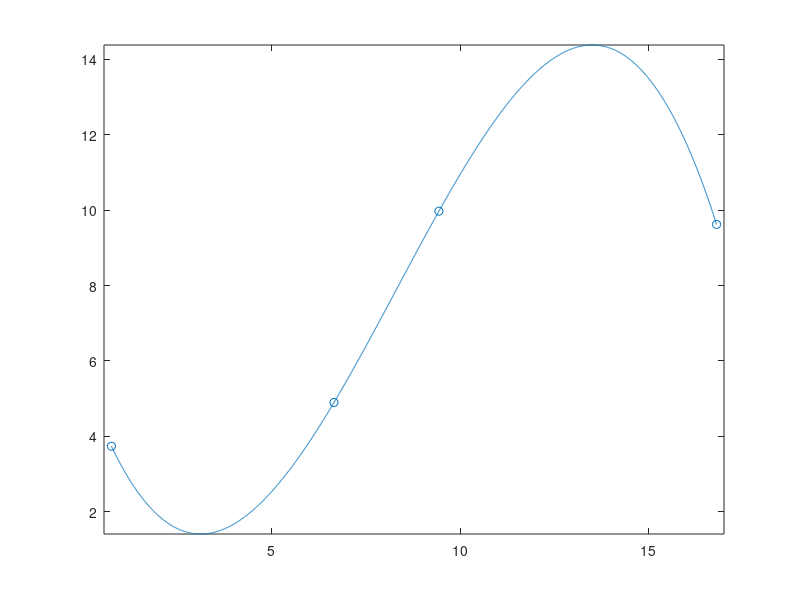

Source code (MATLAB):
clearvars
close all
clc

x = [0.76 6.66 9.44 16.8];
y = [3.74 4.90 9.97 9.62];

n   = length(x);
spl = spline(x,y);
bk  = spl.breaks;
cf  = spl.coefs;
x1  = x(1):n/1000:x(n); 
y1  = spline(x,y,x1);
scatter(x,y)
hold on
plot(x1,y1)
box on
axis equal

xi  = 15;
for i=1:n-1
    if xi>=x(i) && xi<=x(i+1)
        dxi  = 3*cf(i,1)*(xi-x(i))^2 + 2*cf(i,2)*(xi-x(i)) + cf(i,3);
        ddxi = 6*cf(i,1)*(xi-x(i))   + 2*cf(i,2);
        break
    end
end